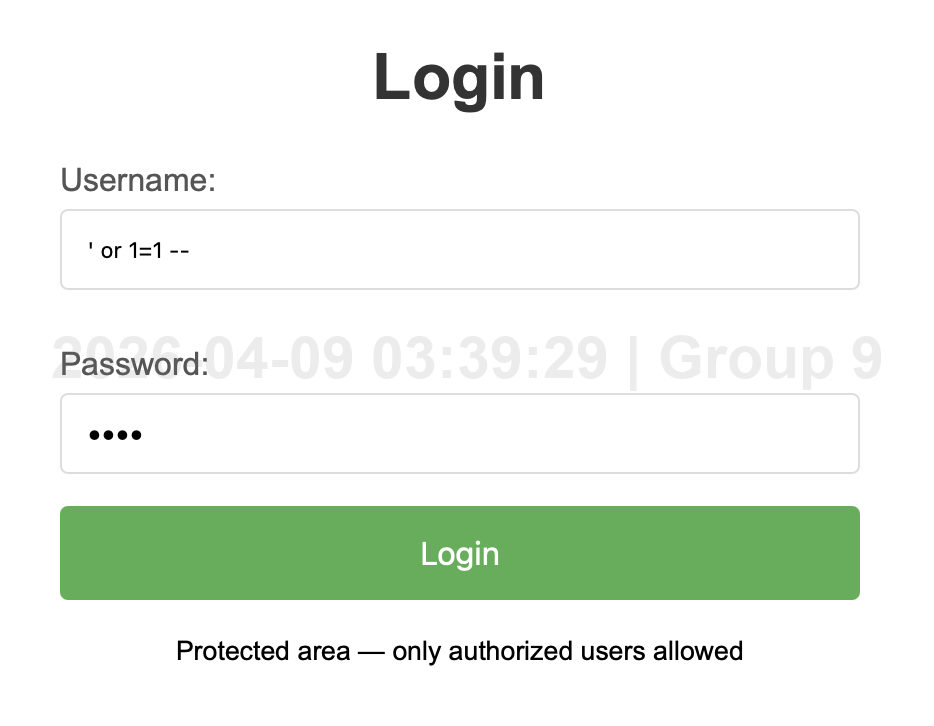
#> input picture p1/image.png, 934 x 726 px
$ python img.py
#> lines starting #> are read from the running program, lines starting #| are printed output that depends on the picture
from pathlib import Path
from datetime import datetime
from math import sqrt
from PIL import Image, ImageDraw, ImageFont

def add_watermark(path):
#> called with path = 'image.png'
    p = Path(path)

    try:
        ts = datetime.fromtimestamp(p.stat().st_ctime)
    except FileNotFoundError:
        ts = datetime.now()

    # Reverted to a single line
    text = f'{ts.strftime("%Y-%m-%d %H:%M:%S")} | Group 9'

    base = Image.open(path).convert("RGBA")
#> base is the input picture: PIL image 934x726 RGBA; mean R, G, B, A 234.3, 242, 233, 254.6
    width, height = base.size
#> width = 934; height = 726

    watermark_canvas = Image.new('RGBA', (width, height), (255, 255, 255, 0))
    draw = ImageDraw.Draw(watermark_canvas)

    def get_font(size):
#> called with size = 100
        font_options = ["arialbd.ttf", "Arial Bold.ttf", "arial.ttf", "Arial.ttf"]
        for font_name in font_options:
            try:
                return ImageFont.truetype(font_name, size=size)
            except IOError:
                continue
        return ImageFont.load_default()

    font = get_font(100) # Baseline size

    if font != ImageFont.load_default():
        # Changed back to standard textbbox
        bbox = draw.textbbox((0, 0), text, font=font)
#> bbox = (0, 17, 1559, 117)
        base_text_width = bbox[2] - bbox[0]
#> base_text_width = 1559

        # Scale to fill 90% of the image WIDTH
        target_width = width * 0.90
#> target_width = 840.6
        scale_factor = target_width / base_text_width
#> scale_factor = 0.539

        final_font_size = int(100 * scale_factor)
#> final_font_size = 53
        font = get_font(final_font_size)

    # Recalculate exact bounding box for perfect centering
    bbox = draw.textbbox((0, 0), text, font=font)
#> bbox = (0, 10, 826, 63)
    text_w = bbox[2] - bbox[0]
#> text_w = 826
    text_h = bbox[3] - bbox[1]
#> text_h = 53

    x = (width - text_w) / 2
#> x = 54
    y = (height - text_h) / 2 - (bbox[1] if bbox[1] > 0 else 0)
#> y = 326.5

    # Changed back to standard text drawing
    draw.text((x, y), text, font=font, fill=(0, 0, 0, 20))

    # Paste directly onto the base image
    base.paste(watermark_canvas, (0, 0), watermark_canvas)
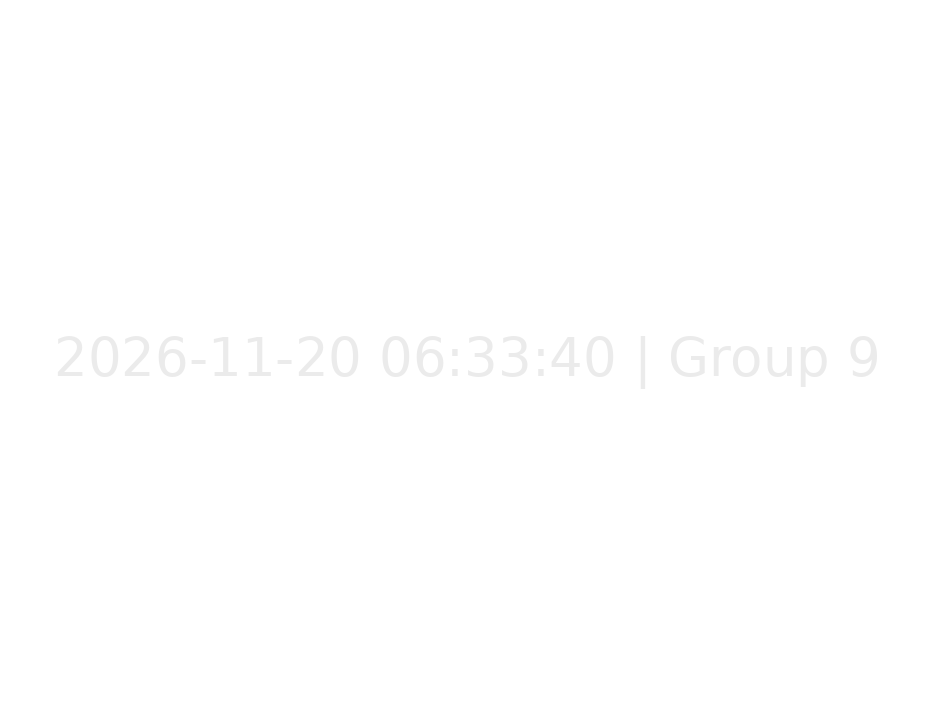
#> watermark_canvas: PIL image 934x726 RGBA; mean R, G, B, A 251.1, 251.1, 251.1, 0.3; transparent parts drawn white
    base.save(path, "PNG")


for i in range(0, 58):
    if i == 0:
        add_watermark('image.png')
    else:
        add_watermark(f'image-{i}.png')
#> pass 2 of the loop `for i in range(0, 58):`:
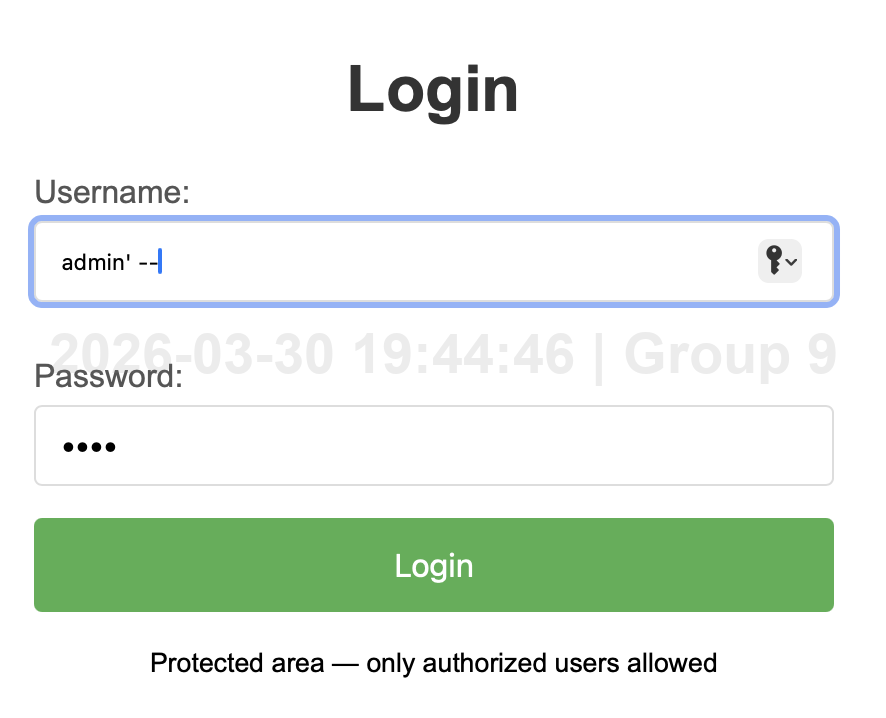
#> input picture p1/image-1.png, 886 x 718 px
#> in add_watermark, base is the input picture: PIL image 886x718 RGBA; mean R, G, B, A 231, 239.7, 231.3, 254.6
#> in add_watermark (call 2), `bbox = draw.textbbox((0, 0), text, font=font)`: bbox = (0, 17, 1559, 117)
#> scale_factor = 0.511
#> final_font_size = 51
#> in add_watermark (call 2), `bbox = draw.textbbox((0, 0), text, font=font)`: bbox = (0, 9, 795, 60)
#> text_w = 795
#> text_h = 51
#> x = 45.5
#> y = 324.5
#> in add_watermark (call 2), `base.paste(watermark_canvas, (0, 0), watermark_canvas)`:
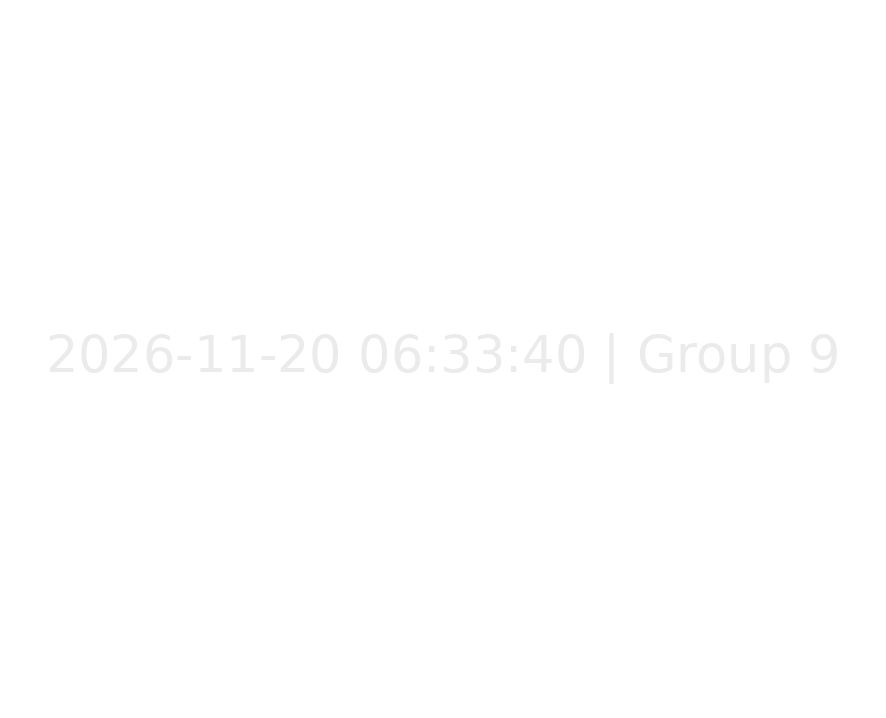
#> watermark_canvas: PIL image 886x718 RGBA; mean R, G, B, A 251.1, 251.1, 251.1, 0.2; transparent parts drawn white
#> (the run stopped early here; a loop or call above may not have finished)
